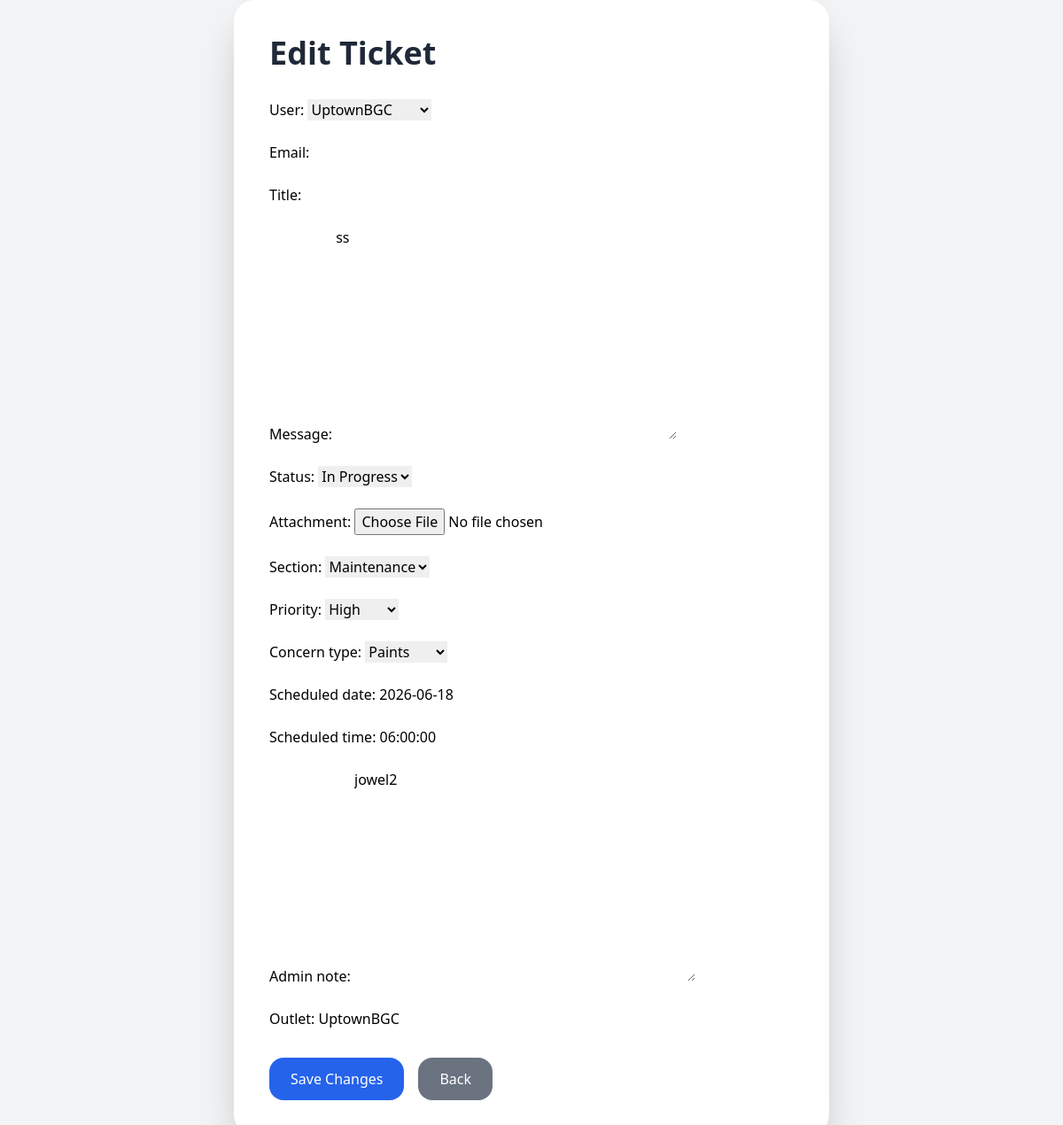
The app's page /edit/189/ with its own data.
### tickets/models.py (models this page shows, shortened)
class Ticket(models.Model):
    status_choices = [
    ('pending', 'Pending'),
    ('progress', 'In Progress'),
    ('resolved', 'Resolved'),
    ]
    PRIORITY_CHOICES = [
    ('Low', 'Low'),
    ('Medium', 'Medium'),
    ('High', 'High'),
    ]
    user = models.ForeignKey(User, on_delete=models.CASCADE)
    email = models.EmailField()
    title = models.CharField(max_length=100)
    message = models.TextField()
    status = models.CharField(max_length=20,choices=status_choices, default='pending')
    attachment = models.FileField(upload_to='tickets/', null=True, blank=True)
    created_at = models.DateTimeField(auto_now_add=True)
    section = models.ForeignKey(Section, on_delete=models.CASCADE, related_name="tickets", null=True, blank=True)
    priority = models.CharField(max_length=20, choices=PRIORITY_CHOICES, default='Medium')
    concern_type = models.ForeignKey(ConcernType, on_delete=models.SET_NULL, null=True, blank=True)
    scheduled_date = models.DateField(null=True, blank=True)
    scheduled_time = models.TimeField(null=True, blank=True)
    admin_note = models.TextField(blank=True, null=True)
    outlet = models.CharField(max_length=50)

### tickets/views.py (the view)
# urls.py: path('edit/<int:id>/', views.edit_ticket, name='edit_ticket'),
def edit_ticket(request, id):
    ticket = get_object_or_404(Ticket, id=id)
    if request.method == "POST":
        form = TicketForm(request.POST, request.FILES, instance=ticket)
        if form.is_valid():
            form.save()
            return redirect('admin_dashboard')
    else:
        form = TicketForm(instance=ticket)
    return render(request, 'edit_ticket.html', {'form': form, 'ticket': ticket})

### tickets/form.py
class TicketForm(forms.ModelForm):
    class Meta:
        model = Ticket
        fields = '__all__'

### tickets/models.py (called while the page is built)
    def __str__(self):
        return self.name

    def __str__(self):
        return self.name

### tickets/templates/edit_ticket.html (shortened to what this page needs)
<!DOCTYPE html>
<html>
<head>
    <script src="https://cdn.tailwindcss.com"></script>
</head>
<body class="bg-gray-100 min-h-screen flex items-center justify-center">
    <div class="bg-white p-10 rounded-3xl shadow-2xl w-full max-w-2xl">
        <h1 class="text-4xl font-bold mb-8 text-gray-800">
            Edit Ticket
        </h1>
        <form method="POST" enctype="multipart/form-data">
            <div class="space-y-6">
                {{ form.as_p }}
            </div>
            <div class="mt-8 flex gap-4">
                <button
                    type="submit"
                    class="bg-blue-600 hover:bg-blue-700 text-white px-6 py-3 rounded-2xl transition"
                >
                    Save Changes
                </button>
                <a
                    href="{% url 'admin_dashboard' %}"
                    class="bg-gray-500 hover:bg-gray-600 text-white px-6 py-3 rounded-2xl transition"
                >
                    Back
                </a>
            </div>
        </form>
    </div>
</body>
</html>

### records on screen
Ticket: user "UptownBGC", message "ss", status "In Progress", section "Maintenance", priority "High", concern_type "Paints", scheduled_date "2026-06-18", scheduled_time "06:00:00", admin_note "jowel2", outlet "UptownBGC"
